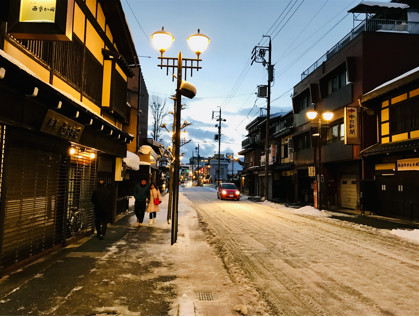
#> input picture lesson2/street.jpg, 419 x 317 px
$ python lesson2_13.py
#> lines starting #> are read from the running program, lines starting #| are printed output that depends on the picture
import cv2

img = cv2.imread('street.jpg')
#> img is the input picture: shape (317, 419, 3); mean B, G, R 76.5, 95.7, 108.1
cv2.namedWindow('Original', cv2.WINDOW_NORMAL)
cv2.imshow('Original', img)
hsv_img = cv2.cvtColor(img, cv2.COLOR_BGR2HSV)
#> hsv_img: shape (317, 419, 3); mean H, S, V 38.9, 131.4, 116.9
hue, saturation, value = cv2.split(hsv_img)
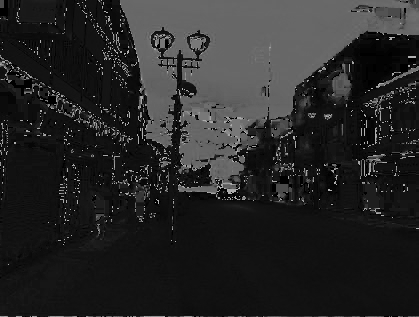
#> hue: shape (317, 419); min 0, max 179, mean 38.9
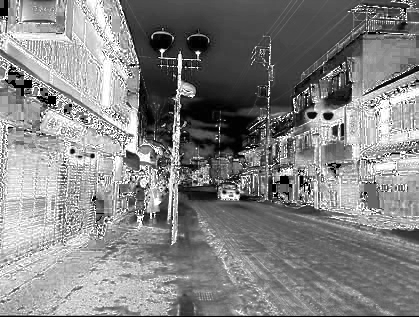
#> saturation: shape (317, 419); min 0, max 255, mean 131.4
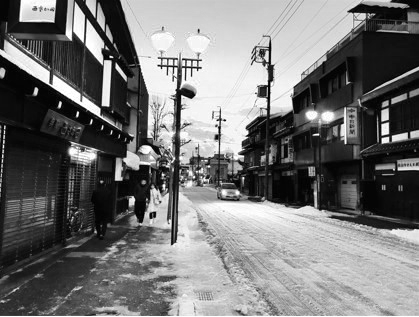
#> value: shape (317, 419); min 0, max 255, mean 116.9
print(value[0][0])
#| 6
value.fill(255)
#> value: shape (317, 419); every value is 255
print(value[0][0])
#| 255
hsv_img = cv2.merge([hue, saturation, value])
#> hsv_img: shape (317, 419, 3); mean H, S, V 38.9, 131.4, 255
new_img = cv2.cvtColor(hsv_img, cv2.COLOR_HSV2BGR)
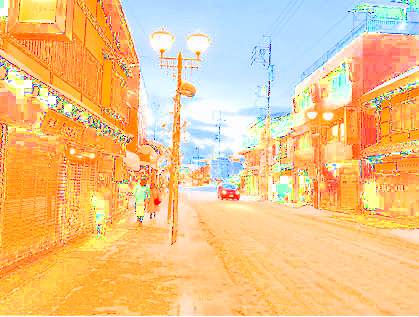
#> new_img: shape (317, 419, 3); mean B, G, R 137.9, 195.8, 239.2
cv2.namedWindow("NEW 1", cv2.WINDOW_NORMAL)
cv2.imshow("NEW 1", new_img)
cv2.waitKey(0)
cv2.destroyAllWindows()

$ run again, with lesson2/Building7.jpg copied over lesson2/street.jpg
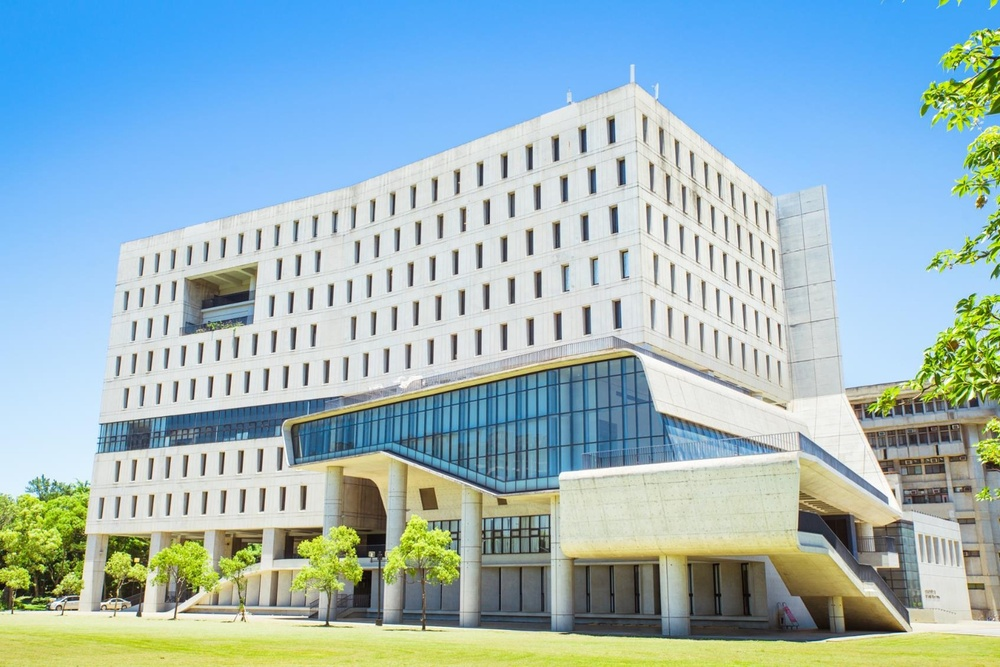
#> input picture lesson2/Building7.jpg, 1000 x 667 px, shrunk from 1693 x 1129 before the run
#> img is the input picture: shape (667, 1000, 3); mean B, G, R 189.3, 182.7, 154.8
#> `hue, saturation, value = cv2.split(hsv_img)`:
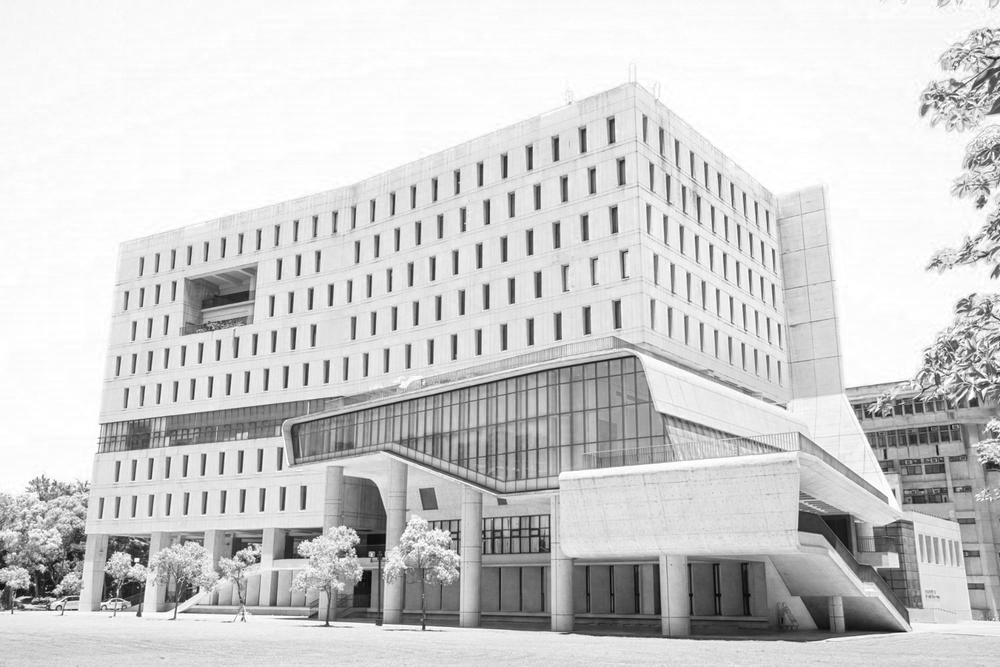
#> value: shape (667, 1000); min 5, max 255, mean 206.9
#| 245
#| 255
#> `new_img = cv2.cvtColor(hsv_img, cv2.COLOR_HSV2BGR)`:
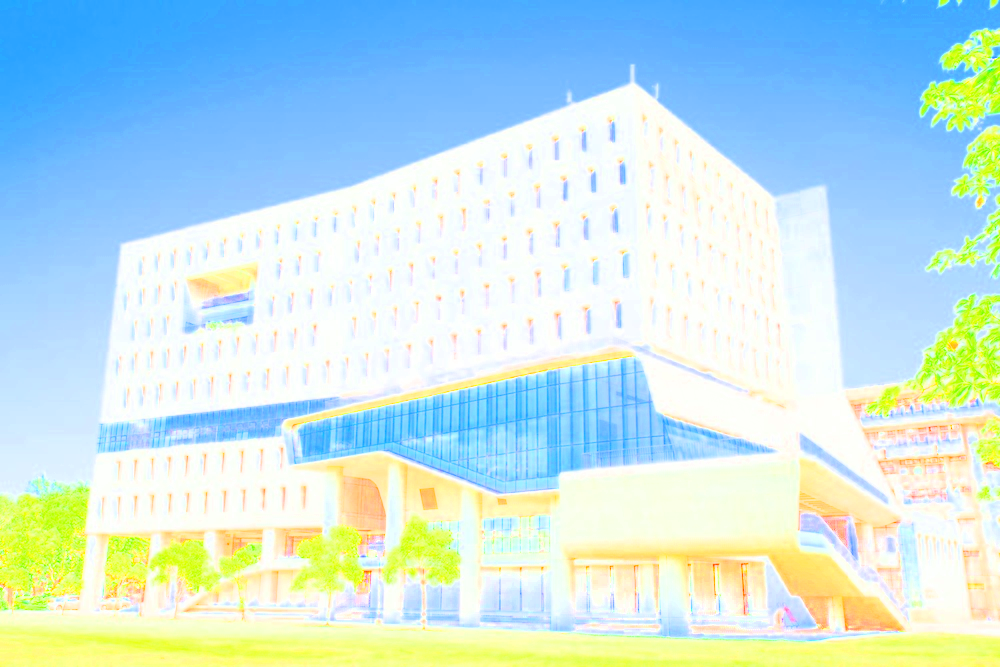
#> new_img: shape (667, 1000, 3); mean B, G, R 228.8, 226.7, 196.1

$ run again, with lesson2/mountain.jpg copied over lesson2/street.jpg
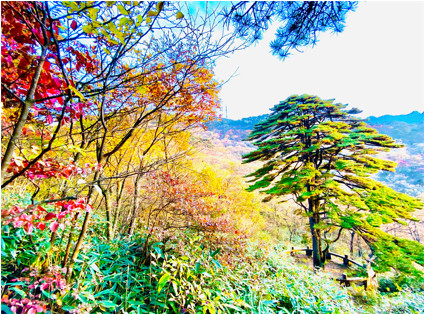
#> input picture lesson2/mountain.jpg, 425 x 314 px
#> img is the input picture: shape (314, 425, 3); mean B, G, R 129.4, 166, 161.7
#> `hue, saturation, value = cv2.split(hsv_img)`:
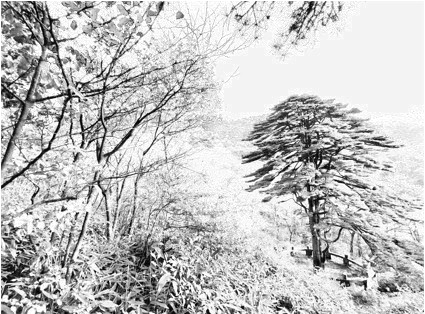
#> value: shape (314, 425); min 0, max 255, mean 193.3
#| 252
#| 255
#> `new_img = cv2.cvtColor(hsv_img, cv2.COLOR_HSV2BGR)`:
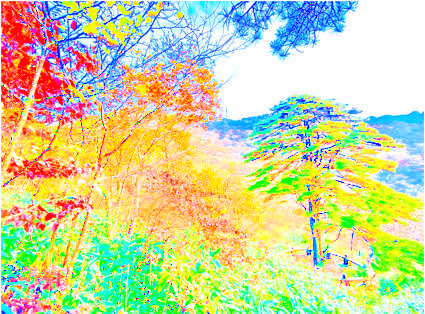
#> new_img: shape (314, 425, 3); mean B, G, R 160.9, 212.5, 206.6
